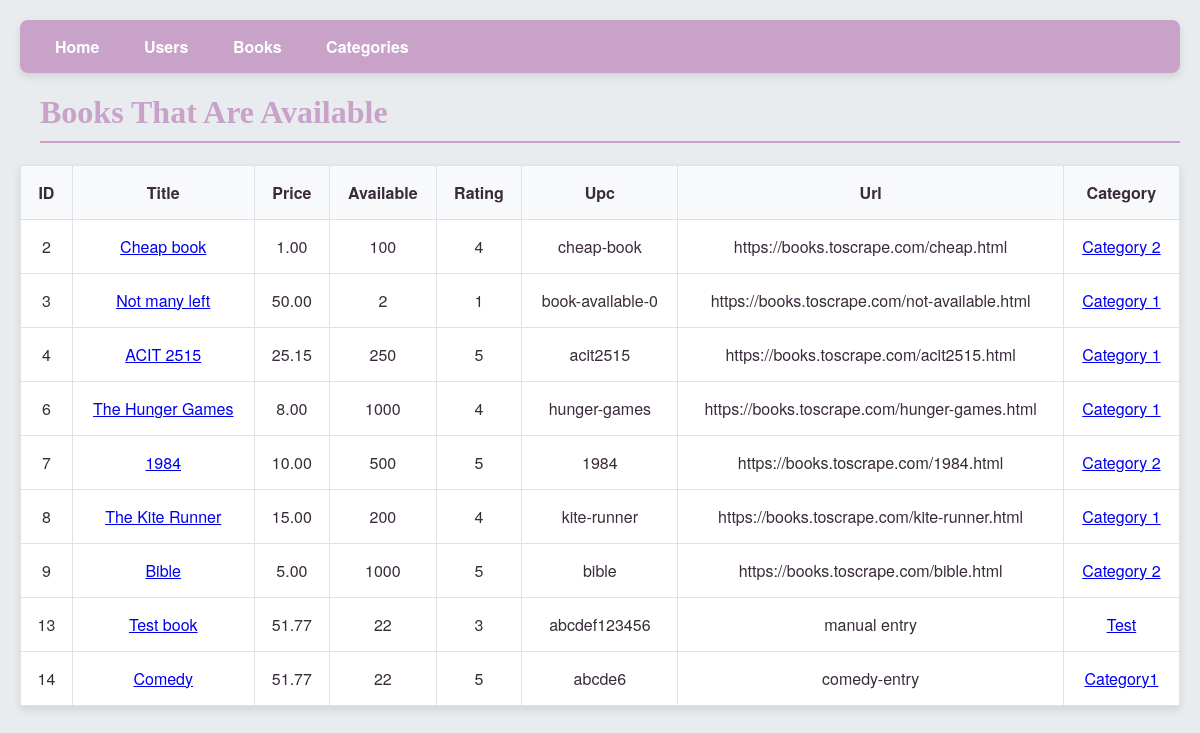
The app's page /available with its own data.
### models.py (models this page shows)
class Book(db.Model):
    id = mapped_column(Integer, primary_key=True)
    title = mapped_column(String)
    price = mapped_column(DECIMAL(10, 2))
    available = mapped_column(Integer, default=0)
    rating = mapped_column(Integer)
    upc = mapped_column(String)
    url = mapped_column(String)
    category = mapped_column(String)
    category_id = mapped_column(Integer, ForeignKey("category.id"))
    category = relationship("Category", back_populates="books")
    rentals = relationship("BookRental", back_populates="book")

class Category(db.Model):
    id = mapped_column(Integer, primary_key=True)
    name = mapped_column(String)
    books = relationship("Book", back_populates="category")

### app.py (the view)
@app.route("/available")
def available():
    statement = select(Book).where(~Book.rentals.any() | Book.rentals.any() & ~Book.rentals.any(BookRental.returned == None)).order_by(Book.id)
    records = db.session.execute(statement).scalars()
    return render_template("available.html", books=records)

### templates/available.html
{% extends "base.html" %}
{% block content %}
<h1>Books That Are Available</h1>
<table>
    <tr>
      <th>ID</th>
      <th>Title</th>
      <th>Price</th>
      <th>Available</th>
      <th>Rating</th>
      <th>Upc</th>
      <th>Url</th>
      <th>Category</th>
    </tr>
    {% for book in books %}
    <tr>
        <td>{{ book.id }}</td>
        <td><a href="{{ url_for('book_detail', id=book.id) }}">{{ book.title }}</a></td>
        <td>{{ book.price }}</td>
        <td>{{ book.available }}</td>
        <td>{{ book.rating }}</td>
        <td>{{ book.upc }}</td>
        <td>{{ book.url }}</td>
        <td><a href="{{ url_for('category_detail', name=book.category.name) }}">{{ book.category.name }}</a></td>
    </tr>
    {% endfor %}
  </table>
{% endblock %}

### static/style.css (style rules this page uses)
body { font-family: 'Helvetica Neue', Arial, sans-serif; background-color: #e9ecef; color: #392b3a; margin: 0; padding: 20px; }
table { width: 100%; border-collapse: collapse; margin: 20px 0; box-shadow: 0 4px 8px rgba(0, 0, 0, 0.1); background-color: #fff; }
table th, table td { padding: 15px; border: 1px solid #dee2e6; text-align: center; }
table th { background-color: #f8f9fa; font-weight: bold; }
h1 { color: #c8a2c8; font-family: 'Georgia', serif; margin-left: 20px; border-bottom: 2px solid #c8a2c8; padding-bottom: 10px; }

### records on screen
Book: id "2", title "Cheap book", price "1.00", available "100", rating "4", upc "cheap-book", url "https://books.toscrape.com/cheap.html", category.name "Category 2"
Book: id "3", title "Not many left", price "50.00", available "2", rating "1", upc "book-available-0", url "https://books.toscrape.com/not-available.html", category.name "Category 1"
Book: id "4", title "ACIT 2515", price "25.15", available "250", rating "5", upc "acit2515", url "https://books.toscrape.com/acit2515.html", category.name "Category 1"
Book: id "6", title "The Hunger Games", price "8.00", available "1000", rating "4", upc "hunger-games", url "https://books.toscrape.com/hunger-games.html", category.name "Category 1"
Book: id "7", title "1984", price "10.00", available "500", rating "5", upc "1984", url "https://books.toscrape.com/1984.html", category.name "Category 2"
Book: id "8", title "The Kite Runner", price "15.00", available "200", rating "4", upc "kite-runner", url "https://books.toscrape.com/kite-runner.html", category.name "Category 1"
Book: id "9", title "Bible", price "5.00", available "1000", rating "5", upc "bible", url "https://books.toscrape.com/bible.html", category.name "Category 2"
Book: id "13", title "Test book", price "51.77", available "22", rating "3", upc "abcdef123456", url "manual entry", category.name "Test"
Book: id "14", title "Comedy", price "51.77", available "22", rating "5", upc "abcde6", url "comedy-entry", category.name "Category1"
